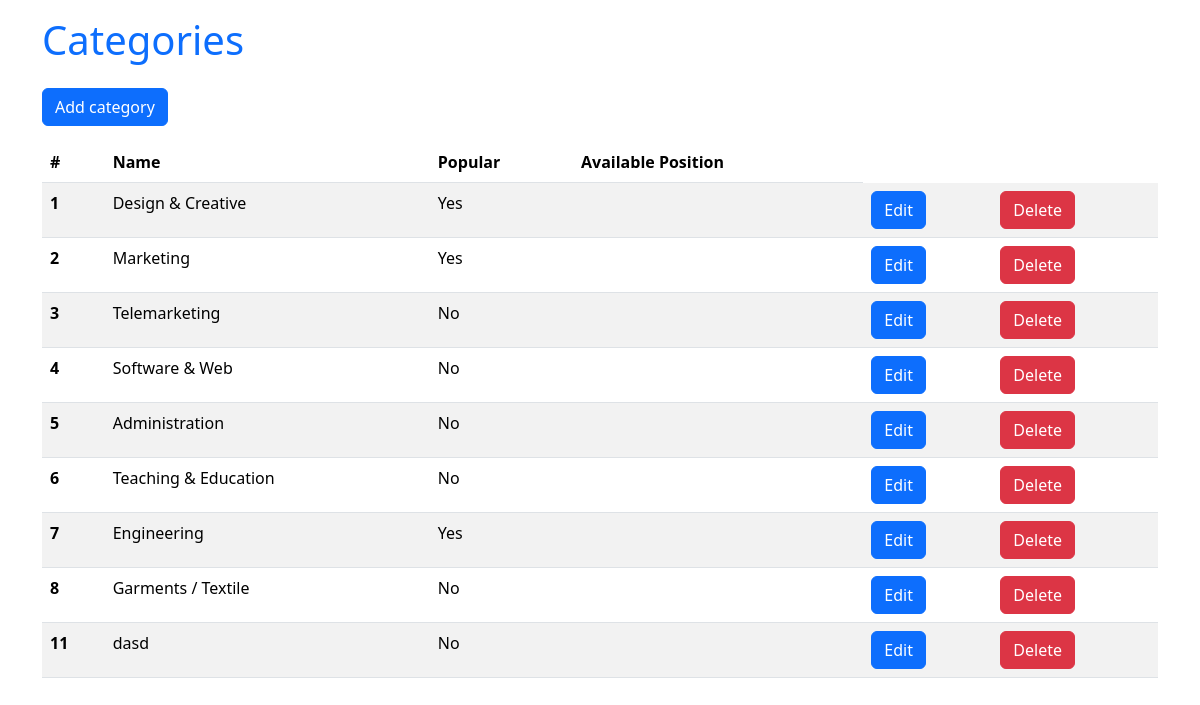
Screenshot of /admin/categories/index.php (signed in) with the database file from the repository.
### tables this page shows
CREATE TABLE `categories` (
  `id` int NOT NULL,
  `name` varchar(255) NOT NULL,
  `is_popular` tinyint(1) NOT NULL DEFAULT '0'
);

### admin/categories/index.php (the view, shortened to what this page needs)
<?php
require $_SERVER['DOCUMENT_ROOT'] . '/check_admin.php';
$categories = $pdo->query("SELECT * FROM categories")->fetchAll();
?>
<!doctype html>
<html lang="en">
<head>
    <link href="https://cdn.jsdelivr.net/npm/bootstrap@5.3.3/dist/css/bootstrap.min.css" rel="stylesheet"
>
</head>
<body>
<div class="container mt-3">
    <h1 class="text-primary">Categories</h1>
    <a href="/admin/categories/create.php" class="btn btn-primary mt-3">Add category</a>
    <table class="table table-striped mt-3">
        <thead>
        <tr>
            <th scope="col">#</th>
            <th scope="col">Name</th>
            <th scope="col">Popular</th>
            <th scope="col">Available Position</th>
        </tr>
        </thead>
        <tbody>
        <?php foreach ($categories as $category): ?>
            <tr>
                <th scope="row"><?= $category['id'] ?></th>
                <td><?= $category['name'] ?></td>
                <td><?= $category['is_popular'] ? 'Yes' : 'No' ?></td>
                <td><?= $category['available_position'] ?></td>
                <td><a href="/admin/categories/edit.php?id=<?= $category['id'] ?>" class="btn btn-primary">Edit</a></td>
                <td><a href="/admin/categories/actions/delete.php?id=<?= $category['id'] ?>" class="btn btn-danger">Delete</a></td>
            </tr>
        <?php endforeach; ?>
        </tbody>
    </table>
</div>
</body>
</html>

### rows the page displays
categories: id "1", name "Design & Creative", is_popular "Yes"
categories: id "2", name "Marketing", is_popular "Yes"
categories: id "3", name "Telemarketing", is_popular "No"
categories: id "4", name "Software & Web", is_popular "No"
categories: id "5", name "Administration", is_popular "No"
categories: id "6", name "Teaching & Education", is_popular "No"
categories: id "7", name "Engineering", is_popular "Yes"
categories: id "8", name "Garments / Textile", is_popular "No"
categories: id "11", name "dasd", is_popular "No"
